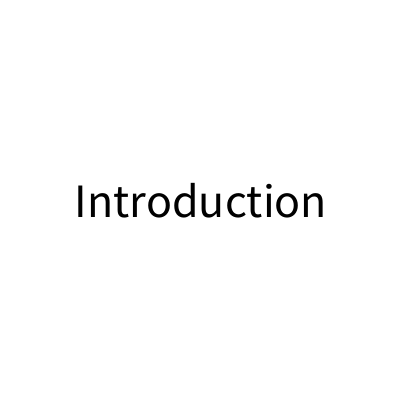
Frame 1 (no input)
Frame 60 (the mouse pressed at the canvas centre just before this capture): identical to frame 1, image omitted
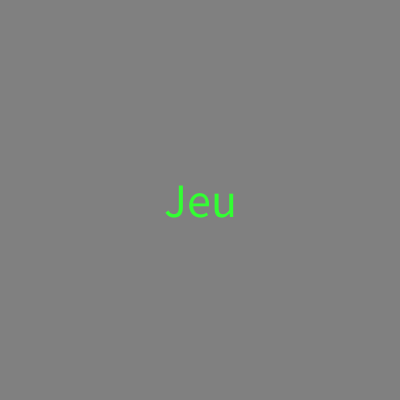
Frame 120 (the mouse held since frame 60 and released just before this capture)

The Processing sketch that drew these frames (run headless with seeded random() and noise(); from frame 60 on, the mouse is pressed at the canvas centre):

// Processing sketch: processing_71911
// ── processing_71911.pde

// Coquille du jeu, version avec un compteur.
 
// Constantes d'etat.
 final int INTRODUCTION = 0;
 final int JEU = 1;
 final int FIN = 2;
 final int CONCLUSION = 3;
 
// Variable pour la gestion des etats.
int etat = INTRODUCTION;
 
// Gestion du compteur.
int compteur = 0;
 
// Le moment lorsque commence la fin.
int millisDebutFin;
 
void setup() {
  size(400, 400);
  smooth();
}
 
void draw() {
  // Executer le code approprie selon l'etat.
  if( etat == INTRODUCTION ) {
    introduction();
  } else if ( etat == JEU) {
    jeu();
  } else if ( etat == FIN) {
    fin();
  } else {
    conclusion();
  }
   
}
 
// Aiguiller la reaction a un clique selon l'etat.
void mousePressed() {
   
  if( etat == INTRODUCTION ) {
    // Si on est a l'introduction, activer le jeu
    // et re-initialiser le compteur.
     etat = JEU;
     compteur = 0;
  } else if ( etat == JEU) {
      // Le jeu: dans cet exemple tres simple
      // le compteur incremente
      // lorsque l'interacteur clique.
       compteur = compteur + 1;
  } else if ( etat == FIN) {
    // Rien faire pour l'animation de la fin.
  } else {
    // Si on est a la conclusion, redemarrer.
    etat = INTRODUCTION;
  }
   
}
 
// Executer et dessiner l'introduction.
void introduction() {
  background(255);
   
  // Dessiner le texte "Introduction".
  textAlign(CENTER,CENTER);
  textSize(48);
  fill(0);
  text("Introduction",width/2,height/2);
}
 
// Executer et dessiner le jeu.
void jeu() {
  background(128);
   
   // Dessiner le texte "Jeu".
  textAlign(CENTER,CENTER);
  textSize(48);
  fill(50,255,50);
  text("Jeu",width/2,height/2);
   
  // Se rendre a la fin si le compte est bon
  if ( compteur >= 4 ) {
    etat = FIN;
    millisDebutFin = millis();
  }
   
  // La largeur de la barre de defilement est determine
  // par le compteur.
  float largeur = map( compteur , 0 , 4 , 0 , width);
  largeur = constrain(largeur,0,width);
  noStroke();
  fill(255);
  rect(0,width-20,largeur,20);
   
   
}
 
 
// Executer et dessiner la fin.
void fin() {
   
  // Calculer le temps depuis le debut de la fin.
  int temps = millis() - millisDebutFin;
  // Si le temps depasse 5 secondes, passer a la conclusion.
  if ( temps >= 5000 ) etat = CONCLUSION;
   
  // Effectuer un fondu avec ce qui
  // a ete dessine par le jeu.
  fill(0 , 2);
  rect(0,0,width,height);
   
}
 
// Executer et dessiner la conclusion.
void conclusion() {
  background(0);
   
   // Dessiner le texte "Conclusion".
  textAlign(CENTER,CENTER);
  textSize(48);
  fill(255);
  text("Conclusion",width/2,height/2);
}
